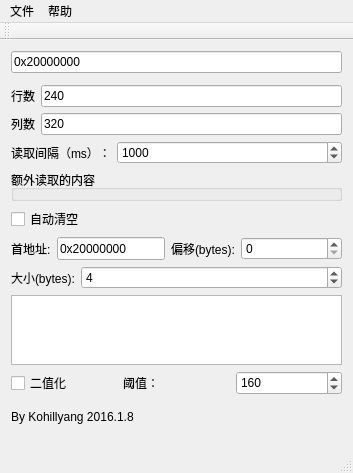
<?xml version="1.0" encoding="UTF-8"?>
<ui version="4.0">
 <class>MainWindow</class>
 <widget class="QMainWindow" name="MainWindow">
  <property name="geometry">
   <rect>
    <x>0</x>
    <y>0</y>
    <width>353</width>
    <height>473</height>
   </rect>
  </property>
  <property name="windowTitle">
   <string>MainWindow</string>
  </property>
  <widget class="QWidget" name="centralWidget">
   <property name="sizePolicy">
    <sizepolicy hsizetype="Fixed" vsizetype="Fixed">
     <horstretch>0</horstretch>
     <verstretch>0</verstretch>
    </sizepolicy>
   </property>
   <property name="maximumSize">
    <size>
     <width>353</width>
     <height>395</height>
    </size>
   </property>
   <layout class="QVBoxLayout" name="verticalLayout">
    <item>
     <layout class="QHBoxLayout" name="horizontalLayout">
      <item>
       <layout class="QVBoxLayout" name="verticalLayout_2">
        <item>
         <widget class="QLineEdit" name="lineEdit">
          <property name="sizePolicy">
           <sizepolicy hsizetype="Expanding" vsizetype="Expanding">
            <horstretch>0</horstretch>
            <verstretch>0</verstretch>
           </sizepolicy>
          </property>
          <property name="text">
           <string>0x20000000</string>
          </property>
         </widget>
        </item>
        <item>
         <widget class="Line" name="line">
          <property name="orientation">
           <enum>Qt::Vertical</enum>
          </property>
         </widget>
        </item>
        <item>
         <layout class="QHBoxLayout" name="horizontalLayout_2">
          <item>
           <widget class="QLabel" name="label">
            <property name="text">
             <string>行数</string>
            </property>
           </widget>
          </item>
          <item>
           <widget class="QLineEdit" name="lineEdit_row">
            <property name="sizePolicy">
             <sizepolicy hsizetype="Expanding" vsizetype="Expanding">
              <horstretch>0</horstretch>
              <verstretch>0</verstretch>
             </sizepolicy>
            </property>
            <property name="text">
             <string>240</string>
            </property>
           </widget>
          </item>
         </layout>
        </item>
        <item>
         <layout class="QHBoxLayout" name="horizontalLayout_3">
          <item>
           <widget class="QLabel" name="label_2">
            <property name="text">
             <string>列数</string>
            </property>
           </widget>
          </item>
          <item>
           <widget class="QLineEdit" name="lineEdit_column">
            <property name="sizePolicy">
             <sizepolicy hsizetype="Expanding" vsizetype="Expanding">
              <horstretch>0</horstretch>
              <verstretch>0</verstretch>
             </sizepolicy>
            </property>
            <property name="text">
             <string>320</string>
            </property>
           </widget>
          </item>
         </layout>
        </item>
        <item>
         <layout class="QHBoxLayout" name="horizontalLayout_6">
          <item>
           <widget class="QLabel" name="label_5">
            <property name="text">
             <string>读取间隔（ms）：</string>
            </property>
           </widget>
          </item>
          <item>
           <widget class="QSpinBox" name="spinBox_catch_time_interval">
            <property name="sizePolicy">
             <sizepolicy hsizetype="Expanding" vsizetype="Expanding">
              <horstretch>0</horstretch>
              <verstretch>0</verstretch>
             </sizepolicy>
            </property>
            <property name="maximum">
             <number>3000</number>
            </property>
            <property name="value">
             <number>1000</number>
            </property>
           </widget>
          </item>
         </layout>
        </item>
        <item>
         <widget class="QGroupBox" name="groupBox">
          <property name="title">
           <string>额外读取的内容</string>
          </property>
         </widget>
        </item>
        <item>
         <widget class="QCheckBox" name="checkBox_autoClear">
          <property name="sizePolicy">
           <sizepolicy hsizetype="Maximum" vsizetype="Fixed">
            <horstretch>0</horstretch>
            <verstretch>0</verstretch>
           </sizepolicy>
          </property>
          <property name="text">
           <string>自动清空</string>
          </property>
         </widget>
        </item>
        <item>
         <layout class="QHBoxLayout" name="horizontalLayout_4">
          <item>
           <widget class="QLabel" name="label_3">
            <property name="text">
             <string>首地址:</string>
            </property>
           </widget>
          </item>
          <item>
           <widget class="QLineEdit" name="lineEdit_EX_Addr">
            <property name="sizePolicy">
             <sizepolicy hsizetype="Expanding" vsizetype="Expanding">
              <horstretch>0</horstretch>
              <verstretch>0</verstretch>
             </sizepolicy>
            </property>
            <property name="minimumSize">
             <size>
              <width>0</width>
              <height>0</height>
             </size>
            </property>
            <property name="text">
             <string>0x20000000</string>
            </property>
            <property name="maxLength">
             <number>10</number>
            </property>
           </widget>
          </item>
          <item>
           <widget class="QLabel" name="label_7">
            <property name="text">
             <string>偏移(bytes):</string>
            </property>
           </widget>
          </item>
          <item>
           <widget class="QSpinBox" name="spinBox_Ex_offset">
            <property name="sizePolicy">
             <sizepolicy hsizetype="Expanding" vsizetype="Expanding">
              <horstretch>0</horstretch>
              <verstretch>0</verstretch>
             </sizepolicy>
            </property>
            <property name="maximum">
             <number>100000</number>
            </property>
           </widget>
          </item>
         </layout>
        </item>
        <item>
         <layout class="QHBoxLayout" name="horizontalLayout_8"/>
        </item>
        <item>
         <layout class="QHBoxLayout" name="horizontalLayout_5">
          <item>
           <widget class="QLabel" name="label_4">
            <property name="text">
             <string>大小(bytes):</string>
            </property>
           </widget>
          </item>
          <item>
           <widget class="QSpinBox" name="spinBox_EX_Context">
            <property name="sizePolicy">
             <sizepolicy hsizetype="Expanding" vsizetype="Expanding">
              <horstretch>0</horstretch>
              <verstretch>0</verstretch>
             </sizepolicy>
            </property>
            <property name="maximum">
             <number>10000</number>
            </property>
            <property name="value">
             <number>4</number>
            </property>
           </widget>
          </item>
         </layout>
        </item>
        <item>
         <widget class="QTextEdit" name="textEdit_Ex"/>
        </item>
        <item>
         <layout class="QHBoxLayout" name="horizontalLayout_7">
          <item>
           <widget class="QCheckBox" name="checkBox_binaryzation">
            <property name="sizePolicy">
             <sizepolicy hsizetype="Expanding" vsizetype="Expanding">
              <horstretch>0</horstretch>
              <verstretch>0</verstretch>
             </sizepolicy>
            </property>
            <property name="text">
             <string>二值化</string>
            </property>
           </widget>
          </item>
          <item>
           <widget class="QLabel" name="label_8">
            <property name="sizePolicy">
             <sizepolicy hsizetype="Expanding" vsizetype="Minimum">
              <horstretch>0</horstretch>
              <verstretch>0</verstretch>
             </sizepolicy>
            </property>
            <property name="text">
             <string>阈值：</string>
            </property>
           </widget>
          </item>
          <item>
           <widget class="QSpinBox" name="spinBox_threshold">
            <property name="sizePolicy">
             <sizepolicy hsizetype="Expanding" vsizetype="Expanding">
              <horstretch>0</horstretch>
              <verstretch>0</verstretch>
             </sizepolicy>
            </property>
            <property name="maximum">
             <number>255</number>
            </property>
            <property name="value">
             <number>160</number>
            </property>
           </widget>
          </item>
         </layout>
        </item>
        <item>
         <spacer name="verticalSpacer">
          <property name="orientation">
           <enum>Qt::Vertical</enum>
          </property>
          <property name="sizeType">
           <enum>QSizePolicy::Expanding</enum>
          </property>
          <property name="sizeHint" stdset="0">
           <size>
            <width>20</width>
            <height>173</height>
           </size>
          </property>
         </spacer>
        </item>
        <item>
         <widget class="QLabel" name="label_6">
          <property name="text">
           <string>By Kohillyang 2016.1.8 </string>
          </property>
         </widget>
        </item>
       </layout>
      </item>
     </layout>
    </item>
    <item>
     <layout class="QGridLayout" name="gridLayout"/>
    </item>
    <item>
     <spacer name="verticalSpacer_2">
      <property name="orientation">
       <enum>Qt::Vertical</enum>
      </property>
      <property name="sizeType">
       <enum>QSizePolicy::Expanding</enum>
      </property>
      <property name="sizeHint" stdset="0">
       <size>
        <width>20</width>
        <height>40</height>
       </size>
      </property>
     </spacer>
    </item>
   </layout>
  </widget>
  <widget class="QMenuBar" name="menuBar">
   <property name="geometry">
    <rect>
     <x>0</x>
     <y>0</y>
     <width>353</width>
     <height>34</height>
    </rect>
   </property>
   <widget class="QMenu" name="menu">
    <property name="title">
     <string>文件</string>
    </property>
   </widget>
   <widget class="QMenu" name="menu_2">
    <property name="title">
     <string>帮助</string>
    </property>
   </widget>
   <addaction name="menu"/>
   <addaction name="menu_2"/>
  </widget>
  <widget class="QToolBar" name="mainToolBar">
   <attribute name="toolBarArea">
    <enum>TopToolBarArea</enum>
   </attribute>
   <attribute name="toolBarBreak">
    <bool>false</bool>
   </attribute>
  </widget>
  <widget class="QStatusBar" name="statusBar"/>
 </widget>
 <layoutdefault spacing="6" margin="11"/>
 <resources/>
 <connections/>
</ui>
